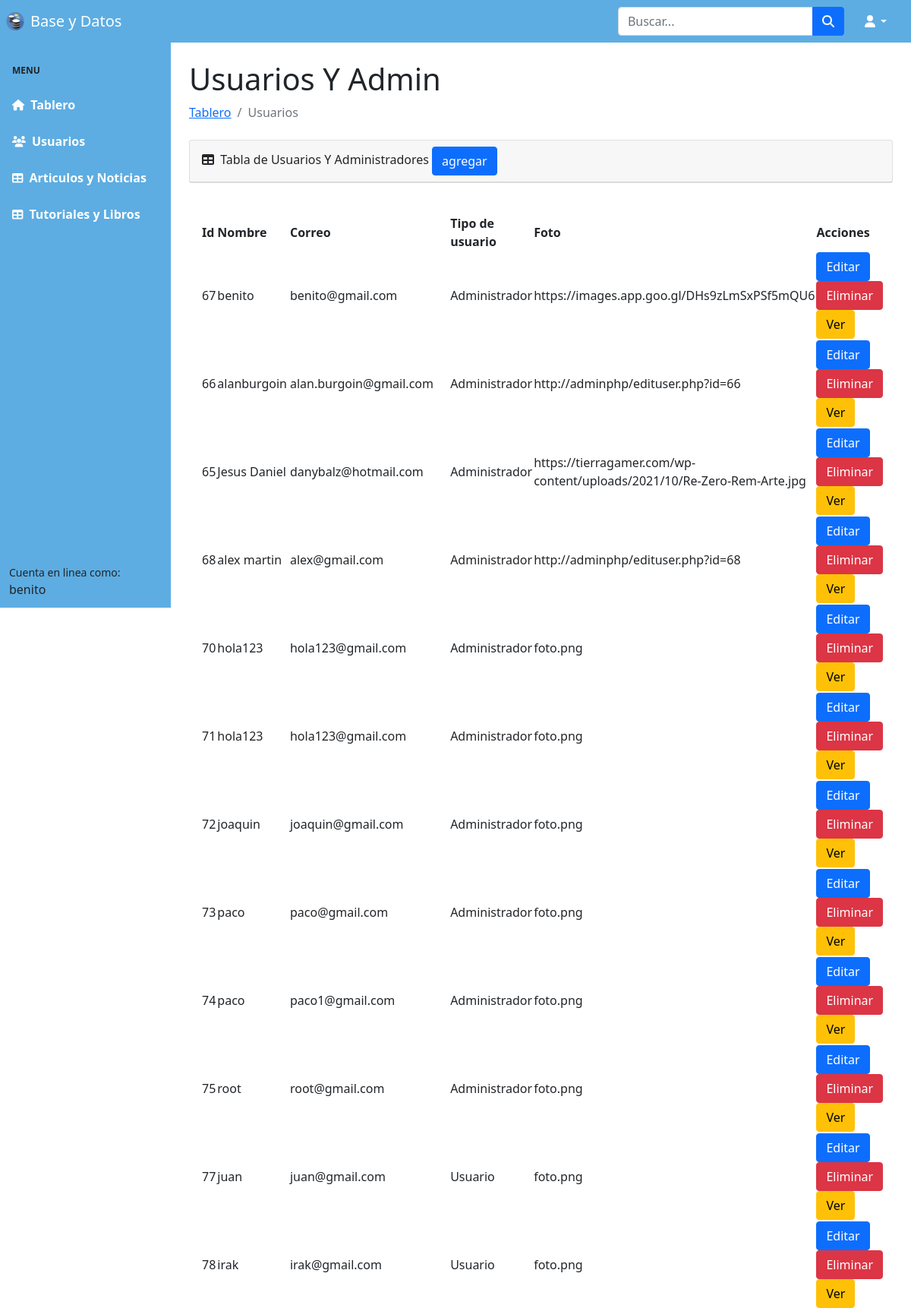
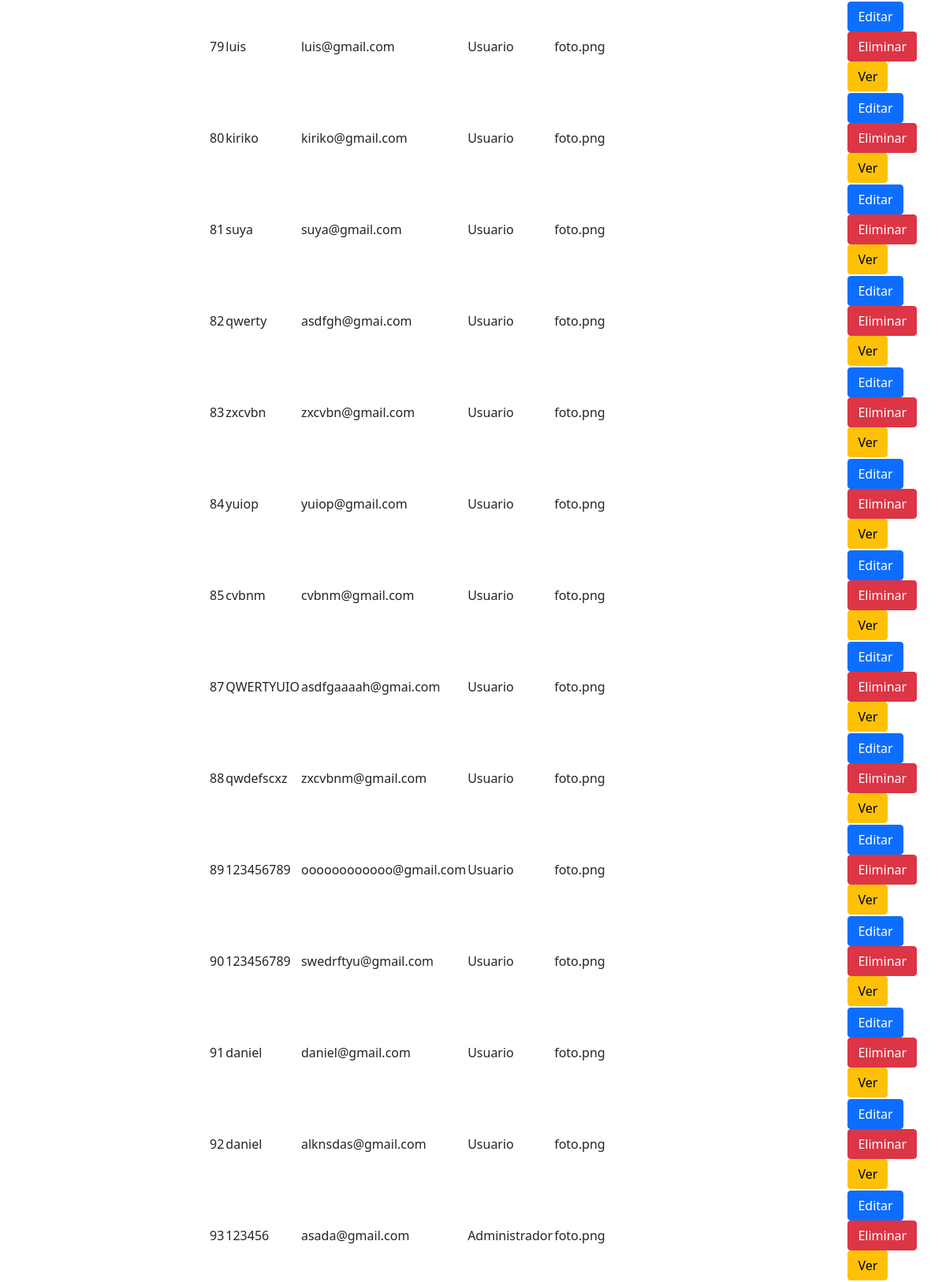
/pgadminphp/users.php (signed in, upper part), run on the app's committed database (2 pictures, top to bottom).
### tables this page shows
CREATE TABLE IF NOT EXISTS `users` (
  `id` int(11) NOT NULL AUTO_INCREMENT,
  `name` varchar(40) NOT NULL,
  `email` varchar(155) NOT NULL,
  `password` varchar(20) NOT NULL,
  `tipo` varchar(20) NOT NULL,
  `photo` varchar(800) NOT NULL,
  PRIMARY KEY (`id`)
);

### pgadminphp/php/connection.php (called while the page is built, shortened)
<?php
class Db{
  private $host = "localhost";
  private $user = "root";
  private $pass = "";
  private $db = "practica";
  public $connection;
  public function __construct()
  {
    $this->connection = new mysqli($this->host, $this->user, $this->pass, $this->db) or die(mysqli_error($this->connection));
  }
  public function buscar($tabla, $condicion){
    $resultado = $this->connection->query("SELECT * FROM $tabla WHERE $condicion") or die($this->connection->error);
    if($resultado){
      return $resultado->fetch_all(MYSQLI_ASSOC);
    }
    return false;
  }
}
?>

### pgadminphp/users.php (the view, shortened to what this page needs)
<?php
require("./php/connection.php");
?>
<!DOCTYPE html>
<html lang="en">
<head>
    <link href="https://cdn.jsdelivr.net/npm/simple-datatables@latest/dist/style.css" rel="stylesheet" />
    <link rel="stylesheet" href="./css/boostrap.css" />
</head>
<body class="sb-nav-fixed">
    <?php include 'nav.php'; ?>
    <div id="layoutSidenav">
        <?php include 'sidebar.php'; ?>
        <div id="layoutSidenav_content">
            <main>
                <div class="container-fluid px-4">
                    <h1 class="mt-4">Usuarios  Y Admin</h1>
                    <ol class="breadcrumb mb-4">
                    <li class="breadcrumb-item"><a href="./panel.php">Tablero</a></li>
 <li class="breadcrumb-item active">Usuarios</li>
                    </ol>
                    <div class="card mb-4">
                        <div class="card-header">
                            <i class="fas fa-table me-1"></i>
                            Tabla de Usuarios Y Administradores
                            <a  href="userform.php"
                           ><button style="text-align: right;" type="button" class="btn btn-primary">agregar</button></a></div>
                        </div>
                        <div class="card-body">
                            <table id="datatablesSimple">
                                <thead>
                                    <tr>
                                        <th>Id</th>
                                        <th>Nombre</th>
                                        <th>Correo</th>
                                        <th>Tipo de usuario</th>
                                        <th>Foto</th>
                                        <th>Acciones</th>
                                    </tr>
                                </thead>
                                <tbody>
                                    <?php
                                    $db = new Db();
                                    $users = $db->buscar("users", "id>0");
                                    foreach ($users as $user) {
                                        $userType = $user["tipo"] == 1 ? "Administrador" : "Usuario";
                                        echo <<<text
                                      <tr>
                                      <td>{$user["id"]}</td>
                                         <td>{$user["name"]}</td>
                                         <td>{$user["email"]}</td>
                                         <td> $userType</td>
                                         <td>{$user["photo"]}</td>
                                         <td>
                                         <a href="./edituser.php?id={$user["id"]}" class="btn btn-primary">Editar</a>
                                         <a href="./php/deleteuser.php?id={$user["id"]}" class="btn btn-danger">Eliminar</a>
                                         <a href="./veruser.php?id={$user["id"]}" class="btn btn-warning" >Ver</a>
                                         </td>
                                        </tr>
                                      text;
                                    }
                                    ?>
                                </tbody>
                            </table>
                        </div>
                    </div>
                </div>
        </div>
        <br><br>
</body>
</html>

### data on the page
users: id "67", name "benito", email "benito@gmail.com", tipo "Administrador", photo "https://images.app.goo.gl/DHs9zLmSxPSf5mQU6"
users: id "66", name "alanburgoin", email "alan.burgoin@gmail.com", tipo "Administrador", photo "http://adminphp/edituser.php?id=66"
users: id "65", name "Jesus Daniel", email "danybalz@hotmail.com", tipo "Administrador", photo "https://tierragamer.com/wp-content/uploads/2021/10/Re-Zero-Rem-Arte.jpg"
users: id "68", name "alex martin", email "alex@gmail.com", tipo "Administrador", photo "http://adminphp/edituser.php?id=68"
users: id "70", name "hola123", email "hola123@gmail.com", tipo "Administrador", photo "foto.png"
users: id "71", name "hola123", email "hola123@gmail.com", tipo "Administrador", photo "foto.png"
users: id "72", name "joaquin", email "joaquin@gmail.com", tipo "Administrador", photo "foto.png"
users: id "73", name "paco", email "paco@gmail.com", tipo "Administrador", photo "foto.png"
users: id "74", name "paco", email "paco1@gmail.com", tipo "Administrador", photo "foto.png"
users: id "75", name "root", email "root@gmail.com", tipo "Administrador", photo "foto.png"
users: id "77", name "juan", email "juan@gmail.com", tipo "Usuario", photo "foto.png"
users: id "78", name "irak", email "irak@gmail.com", tipo "Usuario", photo "foto.png"
users: id "79", name "luis", email "luis@gmail.com", tipo "Usuario", photo "foto.png"
users: id "80", name "kiriko", email "kiriko@gmail.com", tipo "Usuario", photo "foto.png"
users: id "81", name "suya", email "suya@gmail.com", tipo "Usuario", photo "foto.png"
users: id "82", name "qwerty", email "asdfgh@gmai.com", tipo "Usuario", photo "foto.png"
users: id "83", name "zxcvbn", email "zxcvbn@gmail.com", tipo "Usuario", photo "foto.png"
users: id "84", name "yuiop", email "yuiop@gmail.com", tipo "Usuario", photo "foto.png"
users: id "85", name "cvbnm", email "cvbnm@gmail.com", tipo "Usuario", photo "foto.png"
users: id "87", name "QWERTYUIO", email "asdfgaaaah@gmai.com", tipo "Usuario", photo "foto.png"
users: id "88", name "qwdefscxz", email "zxcvbnm@gmail.com", tipo "Usuario", photo "foto.png"
users: id "89", name "123456789", email "oooooooooooo@gmail.com", tipo "Usuario", photo "foto.png"
users: id "90", name "123456789", email "swedrftyu@gmail.com", tipo "Usuario", photo "foto.png"
users: id "91", name "daniel", email "daniel@gmail.com", tipo "Usuario", photo "foto.png"
users: id "92", name "daniel", email "alknsdas@gmail.com", tipo "Usuario", photo "foto.png"
users: id "93", name "123456", email "asada@gmail.com", tipo "Administrador", photo "foto.png"

### other printed values
$_SESSION["name"] "benito"
